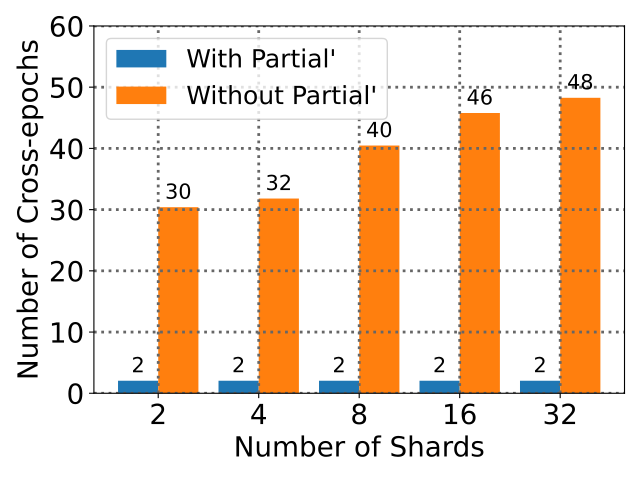

Generate this figure with Python:
import util
import matplotlib
import matplotlib.pyplot as plt
import numpy as np
import pandas as pd
import sys

plt.grid(True, color='#666666', linestyle = ":", linewidth = "2")

shards = [2,4,8,16,32]

to1 = []
to2 = []
for member_cnt in [4]:
    for shard_cnt in shards:
        logdir = "meepo128/"+str(shard_cnt)+"x"+str(member_cnt)+"_shop_"
        avg_epoch_number = util.get_epochnumber(logdir)
        to1.append(avg_epoch_number)
        print(shard_cnt, member_cnt, avg_epoch_number)

        logdir = "meepo128/"+str(shard_cnt)+"x"+str(member_cnt)+"_shop2_"
        avg_epoch_number = util.get_epochnumber(logdir)
        to2.append(avg_epoch_number)
        print(shard_cnt, member_cnt, avg_epoch_number)


labels = ['2', '4', '8', '16', '32']

def autolabel(rects):
    """Attach a text label above each bar in *rects*, displaying its height."""
    for rect in rects:
        height = rect.get_height()
        plt.annotate('{:.0f}'.format(height),
                    xy=(rect.get_x() + rect.get_width() / 2, height),
                    xytext=(0, 3),  # 3 points vertical offset
                    textcoords="offset points",
                    # weight="semibold",
                    ha='center', va='bottom', fontsize=15)


x = np.arange(len(labels))  # the label locations
width = 0.4  # the width of the bars


rects1 = plt.bar(x - 0.5*width, to1, width, label='With Partial\'')
rects2 = plt.bar(x + 0.5*width, to2, width, label='Without Partial\'')

autolabel(rects1)
autolabel(rects2)

# Add some text for labels, title and custom x-axis tick labels, etc.
plt.ylabel('Number of Cross-epochs', fontsize=20)
plt.xlabel('Number of Shards', fontsize=20)
plt.xticks(ticks=x, labels=labels, fontsize=20)
plt.yticks(fontsize=20)
plt.ylim(0, 60)
plt.legend(loc=2, ncol=1, fontsize=18)#图例及位置： 1右上角，2 左上角 loc函数可不写 0为最优 ncol为标签有几列

plt.tight_layout()

import sys
plt.savefig(sys.argv[0][:-3]+".pdf")
plt.savefig("png/"+sys.argv[0][:-3]+".png")
